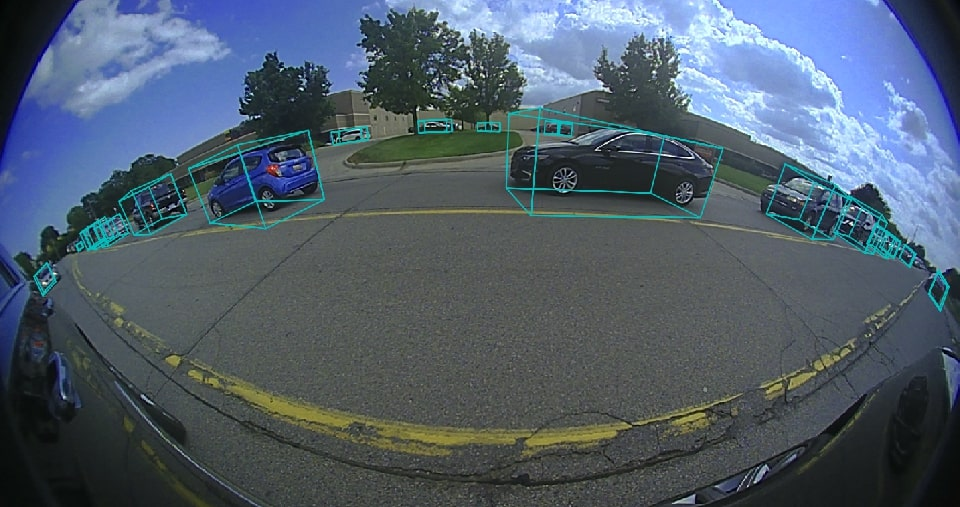
#> input picture Fisheye Lane Detection OpenCV/CODE1/img1.jpg, 960 x 507 px
$ jupyter execute img1_jpg_final.ipynb
#> lines starting #> are read from the running program, lines starting #| are printed output that depends on the picture; after the words box and inside, x2 and y2 are one past the last pixel; in counts of white or black regions, pixels touching at a corner belong together
[cell 1]
#importing the necessary packages
import cv2
import matplotlib.pyplot as plt
import numpy as np

[cell 2]
#Reading and displaying the image
original_image=cv2.imread('img1.jpg')
#> original_image is the input picture: shape (507, 960, 3); mean B, G, R 106.6, 93.2, 79.4
image=cv2.imread('img1.jpg')
cv2.imshow('image',image)
cv2.waitKey(0)
cv2.destroyAllWindows()

[cell 3]
#Dimesions of the image
height,width,channels=image.shape
#> height = 507; width = 960; channels = 3
print(f"Height = {height}")
#| Height = 507
print(f"Width = {width}")
#| Width = 960
print(f"Channels = {channels}")
#| Channels = 3

#Apply (5x5) Gaussian blur to reduce noise
image=cv2.GaussianBlur(image,(5,5),0)
cv2.imshow('blurred image gaussian',image)
cv2.imwrite('Gaussian Blurred image img1.jpg',image)
cv2.waitKey(0)
cv2.destroyAllWindows()

image=image[200:,100:880]#cropping the image
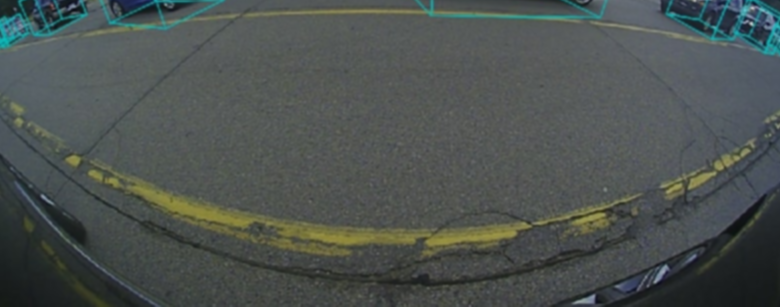
#> image: shape (307, 780, 3); mean B, G, R 80.3, 82.8, 76.5
cv2.imshow('Cropped',image)
rgb_image=cv2.cvtColor(image,cv2.COLOR_BGR2RGB)
gray_image=cv2.cvtColor(rgb_image,cv2.COLOR_RGB2GRAY)
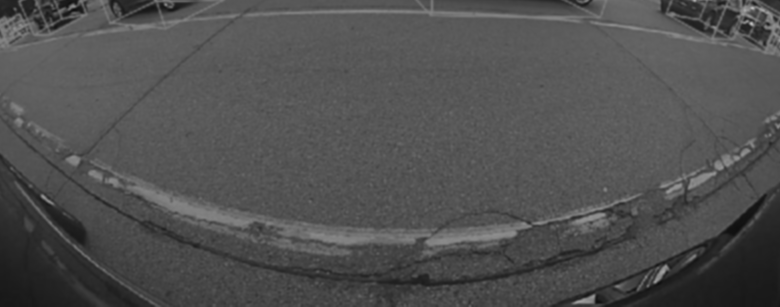
#> gray_image: shape (307, 780); min 14, max 189, mean 80.7
cv2.imwrite('Cropped image img1.jpg',image)
image2=gray_image
cv2.imwrite('Gray Image img1.jpg',image2)
cv2.waitKey(0)
cv2.destroyAllWindows()

[cell 4]
#Applying thresholding Binary on the original image
ret, thresh = cv2.threshold(image, 120,255, cv2.THRESH_BINARY)
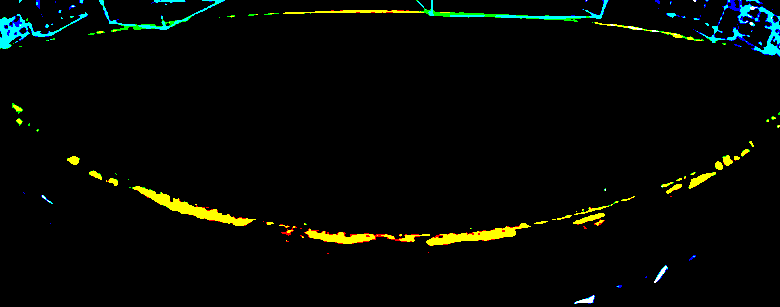
#> thresh: shape (307, 780, 3); mean B, G, R 3.8, 8.2, 5.1
cv2.imshow('Original Image - Binary thresholding',thresh)
cv2.imwrite('RGB Image Binary Thresholding img1.jpg',thresh)
#Applying thresholding binary on the gray_image
ret1, thresh1 = cv2.threshold(image2, 120,255, cv2.THRESH_BINARY)
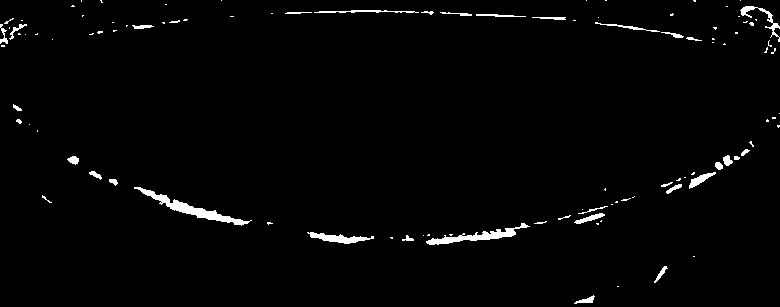
#> thresh1: shape (307, 780); 1.8% white; 105 white regions (69 under 20 px), largest, box (x1, y1, x2, y2) and area: (134, 187, 252, 226) 829, (426, 223, 530, 245) 624, (307, 232, 374, 244) 359
cv2.imshow('Gray Image - Binary thresholding',thresh1)
cv2.imwrite('Gray Image Binary Thresholding img1.jpg',thresh1)
cv2.waitKey(0)
cv2.destroyAllWindows()

[cell 5]
hist=cv2.calcHist([image2],[0],None,[256],[0,256])
#> hist = 256 values, max 11909 at index 88, min 0 at index 0, mean 935.4
plt.plot(hist)
plt.show()
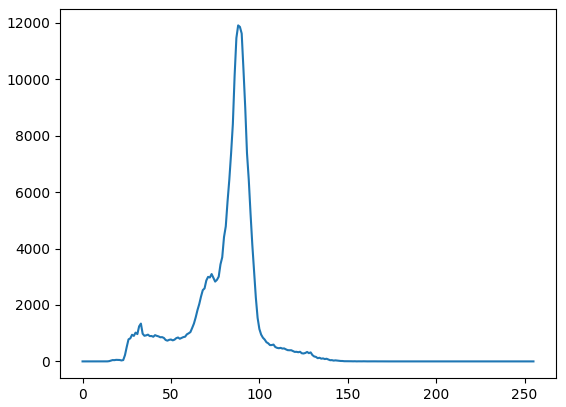
#> figure drawn by matplotlib, 1 panel; curve peaks at x = 88, y = 11909

[cell 6]
#Detecting lines using colour segmentation on gray image

colored_image1=np.zeros(image2.shape)
lower_bound1=np.array([108])
upper_bound1=np.array([256])
color1=[0]
color_mask1=cv2.inRange(image2,lower_bound1,upper_bound1)
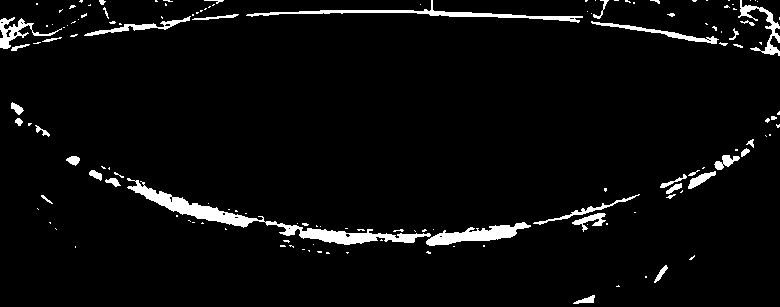
#> color_mask1: shape (307, 780); 4.2% white; 143 white regions (105 under 20 px), largest, box (x1, y1, x2, y2) and area: (127, 178, 431, 245) 2853, (246, 0, 583, 23) 1182, (426, 222, 531, 246) 1087
colored_image1[color_mask1>0]=color1
image2[color_mask1>0]=color1
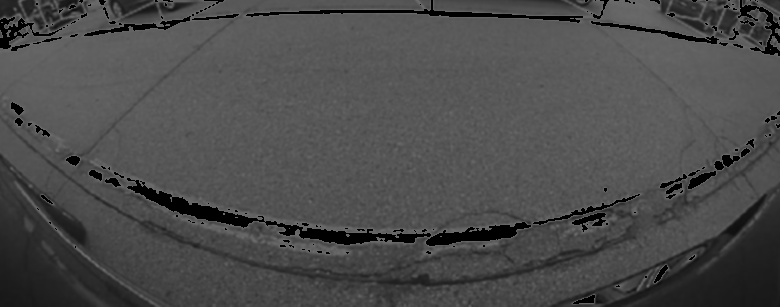
#> image2: shape (307, 780); 4.24% of pixels changed, all inside (x1, y1, x2, y2) = (0, 0, 780, 304)
cv2.imshow("b&w Color segemnted image",image2)
cv2.imwrite('gray color segmented image img1.jpg',image2)
cv2.imshow('b&w color mask',color_mask1)
cv2.imwrite('gray color mask img1.jpg',color_mask1)
cv2.imshow('b&w colored image',colored_image1)
cv2.imwrite('gray colored image img1.jpg',colored_image1)
cv2.waitKey(0)
cv2.destroyAllWindows()

[cell 7]
#Detecting lines using colour segmentation on rgb image

colored_image2=np.zeros(image.shape)
lower_bound2=np.array([0,100,100])
upper_bound2=np.array([120,240,240])
color2=[0,0,255]
color_mask2=cv2.inRange(image,lower_bound2,upper_bound2)
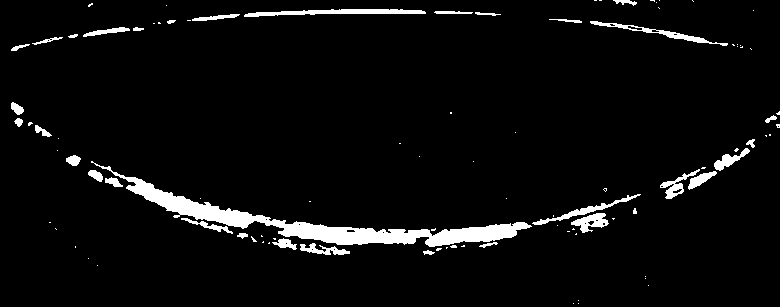
#> color_mask2: shape (307, 780); 4.7% white; 98 white regions (65 under 20 px), largest, box (x1, y1, x2, y2) and area: (91, 161, 532, 247) 5763, (244, 9, 426, 17) 783, (590, 21, 728, 46) 519
colored_image2[color_mask2>0]=color2
image[color_mask2>0]=color2
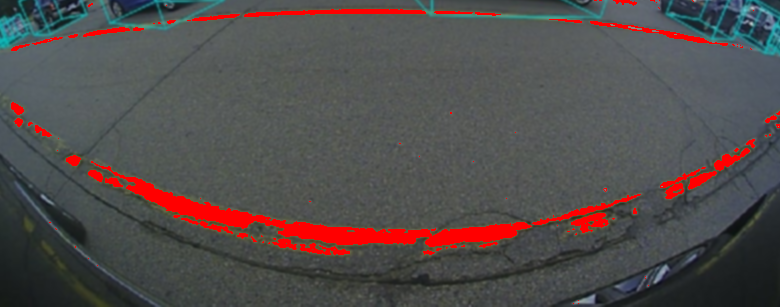
#> image: shape (307, 780, 3); 4.72% of pixels changed, all inside (x1, y1, x2, y2) = (11, 0, 780, 304)
cv2.imshow('rgb color segmented',image)
cv2.imwrite('rgb color segmented image img1.jpg',image)
cv2.imshow('rgb color mask',color_mask2)
cv2.imwrite('rgb color mask img1.jpg',color_mask2)
cv2.imshow('rgb colored image',colored_image2)
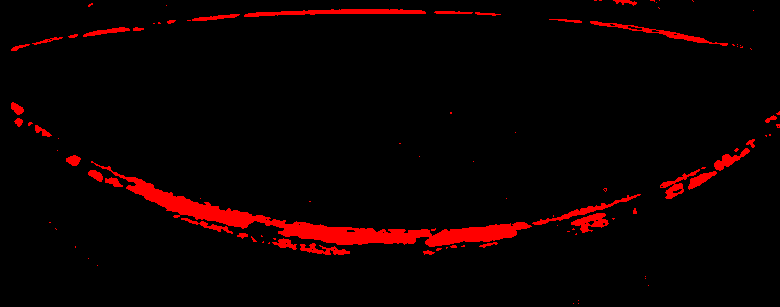
#> window 'rgb colored image': shape (307, 780, 3); mean B, G, R 0, 0, 12
cv2.imwrite('rgb colored image img1.jpg',colored_image2)
cv2.waitKey(0)
cv2.destroyAllWindows()
